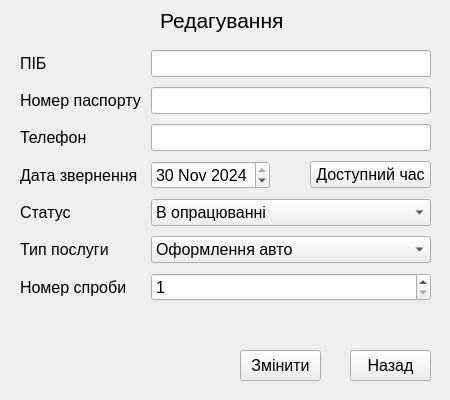
<?xml version="1.0" encoding="UTF-8"?>
<ui version="4.0">
 <class>EditUserWindow</class>
 <widget class="QWidget" name="EditUserWindow">
  <property name="geometry">
   <rect>
    <x>0</x>
    <y>0</y>
    <width>450</width>
    <height>400</height>
   </rect>
  </property>
  <property name="minimumSize">
   <size>
    <width>450</width>
    <height>400</height>
   </size>
  </property>
  <property name="maximumSize">
   <size>
    <width>450</width>
    <height>400</height>
   </size>
  </property>
  <property name="font">
   <font>
    <pointsize>12</pointsize>
   </font>
  </property>
  <property name="windowTitle">
   <string>Додати нового користувача</string>
  </property>
  <widget class="QLabel" name="label">
   <property name="geometry">
    <rect>
     <x>160</x>
     <y>0</y>
     <width>221</width>
     <height>41</height>
    </rect>
   </property>
   <property name="font">
    <font>
     <pointsize>16</pointsize>
    </font>
   </property>
   <property name="text">
    <string>Редагування</string>
   </property>
  </widget>
  <widget class="QWidget" name="formLayoutWidget">
   <property name="geometry">
    <rect>
     <x>20</x>
     <y>50</y>
     <width>411</width>
     <height>269</height>
    </rect>
   </property>
   <layout class="QFormLayout" name="formLayout">
    <property name="horizontalSpacing">
     <number>10</number>
    </property>
    <property name="verticalSpacing">
     <number>10</number>
    </property>
    <item row="0" column="0">
     <widget class="QLabel" name="label_2">
      <property name="font">
       <font>
        <pointsize>12</pointsize>
       </font>
      </property>
      <property name="text">
       <string>ПІБ</string>
      </property>
     </widget>
    </item>
    <item row="0" column="1">
     <widget class="QLineEdit" name="lineEditPIB">
      <property name="font">
       <font>
        <pointsize>12</pointsize>
       </font>
      </property>
     </widget>
    </item>
    <item row="1" column="0">
     <widget class="QLabel" name="label_3">
      <property name="font">
       <font>
        <pointsize>12</pointsize>
       </font>
      </property>
      <property name="text">
       <string>Номер паспорту</string>
      </property>
     </widget>
    </item>
    <item row="1" column="1">
     <widget class="QLineEdit" name="lineEditPassportID">
      <property name="font">
       <font>
        <pointsize>12</pointsize>
       </font>
      </property>
     </widget>
    </item>
    <item row="2" column="0">
     <widget class="QLabel" name="label_4">
      <property name="font">
       <font>
        <pointsize>12</pointsize>
       </font>
      </property>
      <property name="text">
       <string>Телефон</string>
      </property>
     </widget>
    </item>
    <item row="2" column="1">
     <widget class="QLineEdit" name="lineEditPhone">
      <property name="font">
       <font>
        <pointsize>12</pointsize>
       </font>
      </property>
      <property name="inputMethodHints">
       <set>Qt::InputMethodHint::ImhDigitsOnly</set>
      </property>
     </widget>
    </item>
    <item row="3" column="0">
     <widget class="QLabel" name="label_5">
      <property name="font">
       <font>
        <pointsize>12</pointsize>
       </font>
      </property>
      <property name="text">
       <string>Дата звернення</string>
      </property>
     </widget>
    </item>
    <item row="3" column="1">
     <layout class="QFormLayout" name="formLayout_2">
      <property name="horizontalSpacing">
       <number>40</number>
      </property>
      <item row="0" column="1">
       <widget class="QPushButton" name="pushButtonTimeMenu">
        <property name="text">
         <string>Доступний час</string>
        </property>
       </widget>
      </item>
      <item row="0" column="0">
       <widget class="QDateEdit" name="dateEdit">
        <property name="dateTime">
         <datetime>
          <hour>0</hour>
          <minute>0</minute>
          <second>0</second>
          <year>2024</year>
          <month>11</month>
          <day>30</day>
         </datetime>
        </property>
        <property name="time">
         <time>
          <hour>0</hour>
          <minute>0</minute>
          <second>0</second>
         </time>
        </property>
       </widget>
      </item>
     </layout>
    </item>
    <item row="4" column="0">
     <widget class="QLabel" name="label_6">
      <property name="font">
       <font>
        <pointsize>12</pointsize>
       </font>
      </property>
      <property name="text">
       <string>Статус</string>
      </property>
     </widget>
    </item>
    <item row="4" column="1">
     <widget class="QComboBox" name="comboBoxStatus">
      <property name="font">
       <font>
        <pointsize>12</pointsize>
       </font>
      </property>
      <item>
       <property name="text">
        <string>В опрацюванні</string>
       </property>
      </item>
      <item>
       <property name="text">
        <string>Прийнято</string>
       </property>
      </item>
      <item>
       <property name="text">
        <string>Відхилено</string>
       </property>
      </item>
     </widget>
    </item>
    <item row="5" column="0">
     <widget class="QLabel" name="label_8">
      <property name="font">
       <font>
        <pointsize>12</pointsize>
       </font>
      </property>
      <property name="text">
       <string>Тип послуги</string>
      </property>
     </widget>
    </item>
    <item row="5" column="1">
     <widget class="QComboBox" name="comboBoxType">
      <property name="font">
       <font>
        <pointsize>12</pointsize>
       </font>
      </property>
      <item>
       <property name="text">
        <string>Оформлення авто</string>
       </property>
      </item>
      <item>
       <property name="text">
        <string>Теоретичний іспит</string>
       </property>
      </item>
      <item>
       <property name="text">
        <string>Практичний іспит</string>
       </property>
      </item>
      <item>
       <property name="text">
        <string>Медична довідка</string>
       </property>
      </item>
     </widget>
    </item>
    <item row="6" column="0">
     <widget class="QLabel" name="label_7">
      <property name="font">
       <font>
        <pointsize>12</pointsize>
       </font>
      </property>
      <property name="text">
       <string>Номер спроби</string>
      </property>
     </widget>
    </item>
    <item row="6" column="1">
     <widget class="QSpinBox" name="spinBoxAttempt">
      <property name="font">
       <font>
        <pointsize>12</pointsize>
       </font>
      </property>
      <property name="minimum">
       <number>1</number>
      </property>
     </widget>
    </item>
   </layout>
  </widget>
  <widget class="QPushButton" name="pushButtonAccept">
   <property name="geometry">
    <rect>
     <x>240</x>
     <y>350</y>
     <width>81</width>
     <height>31</height>
    </rect>
   </property>
   <property name="font">
    <font>
     <pointsize>12</pointsize>
    </font>
   </property>
   <property name="text">
    <string>Змінити</string>
   </property>
  </widget>
  <widget class="QPushButton" name="pushButtonBack">
   <property name="geometry">
    <rect>
     <x>350</x>
     <y>350</y>
     <width>81</width>
     <height>31</height>
    </rect>
   </property>
   <property name="font">
    <font>
     <pointsize>12</pointsize>
    </font>
   </property>
   <property name="text">
    <string>Назад</string>
   </property>
  </widget>
 </widget>
 <resources/>
 <connections/>
</ui>
